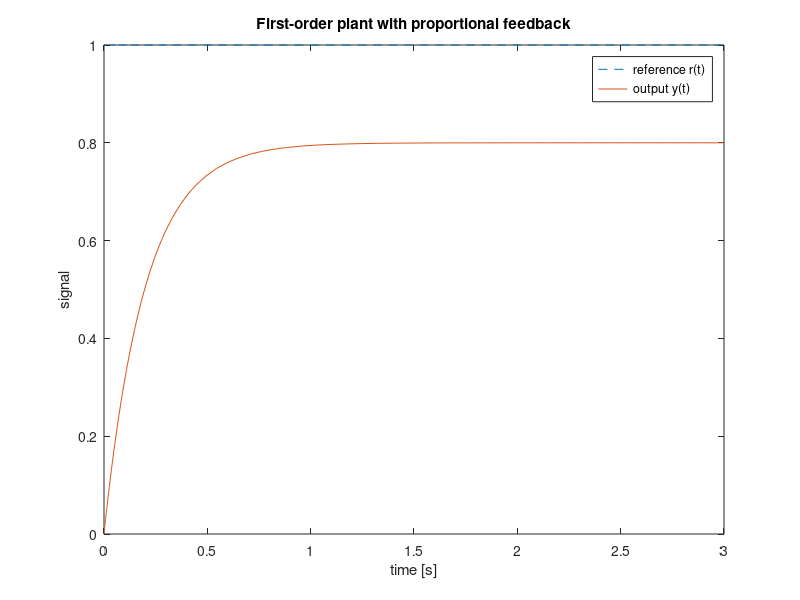

This figure's MATLAB source:
% Parameters
a  = 1.0;
b  = 1.0;
K  = 4.0;
r0 = 1.0;

% Closed-loop ODE:
% y_dot = -(a + b*K)*y + b*K*r0
odefun = @(t, y) -(a + b*K) * y + b * K * r0;

tspan = [0 3];
y0    = 0;

[t, y] = ode45(odefun, tspan, y0);

r = r0 * ones(size(t));

figure;
plot(t, r, '--', 'DisplayName', 'reference r(t)');
hold on;
plot(t, y, 'DisplayName', 'output y(t)');
xlabel('time [s]');
ylabel('signal');
legend;
title('First-order plant with proportional feedback');

% In Simulink, you would connect:
%  - A Sum block to compute e = r - y
%  - A Gain block (value K) for the controller
%  - A first-order plant block or an integrator implementing the ODE
% and feed back y to the Sum block.
